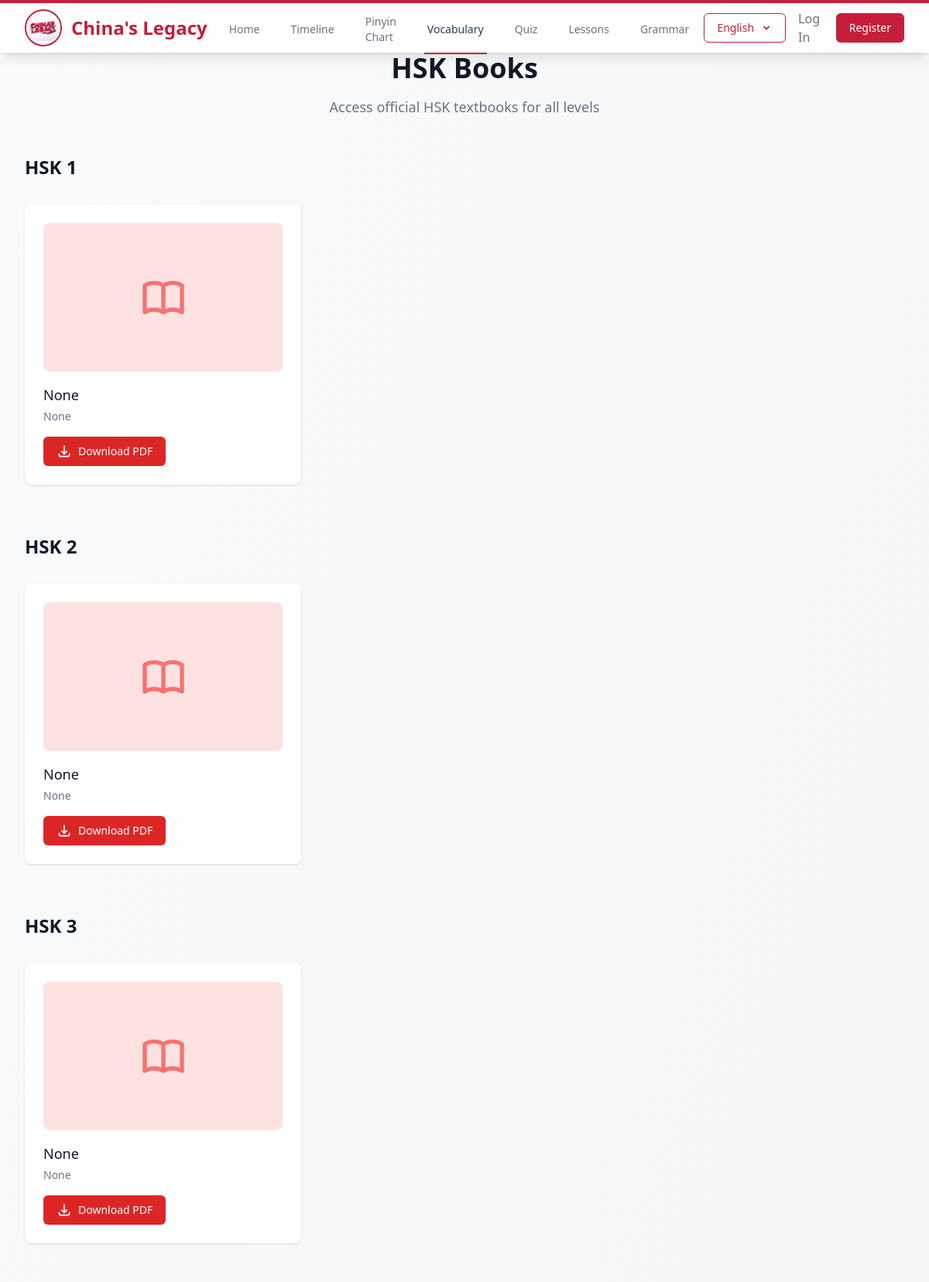
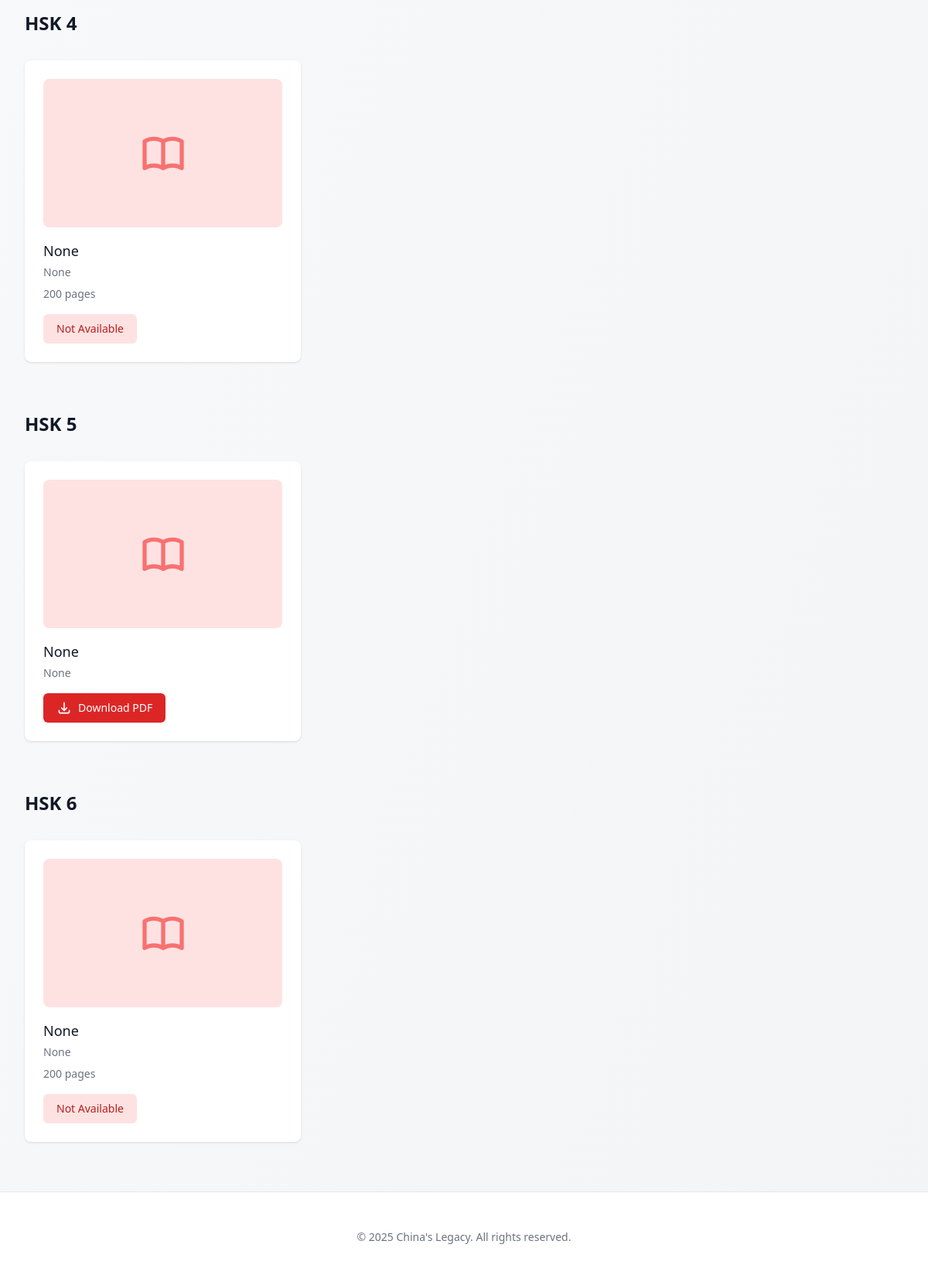
The page /vocab/books/ on the database its author committed (2 pictures, top to bottom).
### mandarin_vocab/models.py (models this page shows, shortened)
class HSKBook(models.Model):
    BOOK_TYPES = [
        ('TB', 'Textbook'),
        ('TBA', 'Textbook A'),
        ('TBB', 'Textbook B'),
        ('WB', 'Workbook'),
    ]
    title_en = models.CharField(max_length=200, help_text='English title', null=True, blank=True)
    title_zh = models.CharField(max_length=200, help_text='Chinese title', null=True, blank=True)
    hsk_level = models.IntegerField(choices=VocabularyWord.HSK_LEVELS, validators=[MinValueValidator(1), MaxValueValidator(6)])
    book_type = models.CharField(max_length=3, choices=BOOK_TYPES)
    file = models.FileField(upload_to='books/')
    cover_image = models.ImageField(upload_to='book_covers/', null=True, blank=True)
    description_en = models.TextField(blank=True, help_text='English description', null=True)
    description_zh = models.TextField(blank=True, help_text='Chinese description', null=True)
    page_count = models.IntegerField(default=0)
    created_at = models.DateTimeField(auto_now_add=True)
    updated_at = models.DateTimeField(auto_now=True)
    class Meta:
        ordering = ['hsk_level', 'book_type']
        verbose_name = 'HSK Book'
        verbose_name_plural = 'HSK Books'
        unique_together = ['hsk_level', 'book_type']
    @property
    def title(self):
        from django.utils.translation import get_language
        return self.title_zh if get_language() == 'zh' else self.title_en
    @property
    def description(self):
        from django.utils.translation import get_language
        return self.description_zh if get_language() == 'zh' else self.description_en
    @property
    def file_url(self):
        return self.file.url if self.file else None
    @property
    def cover_url(self):
        return self.cover_image.url if self.cover_image else None

### mandarin_vocab/views.py (the view)
# urls.py: path('books/', views.books, name='books'),
def books(request):
    books = HSKBook.objects.all().order_by('hsk_level', 'book_type')
    return render(request, 'mandarin_vocab/books.html', {
        'books': books
    })

### templates/mandarin_vocab/books.html (shortened to what this page needs)
{% extends 'base.html' %}
{% load translation_tags %}
{% block content %}
<div class="max-w-7xl mx-auto px-4 sm:px-6 lg:px-8">
    <div class="text-center">
        <h1 class="text-3xl font-extrabold text-gray-900 sm:text-4xl">{% trans 'hsk_books' %}</h1>
        <p class="mt-4 text-lg text-gray-500">{% trans 'hsk_books_description' %}</p>
    </div>
    {% regroup books by hsk_level as level_list %}
    <div class="mt-12">
        {% for level in level_list %}
        <div class="mb-16">
            <h2 class="text-2xl font-bold text-gray-900 mb-8">HSK {{ level.grouper }}</h2>
            <div class="grid grid-cols-1 gap-8 sm:grid-cols-2 lg:grid-cols-3">
                {% for book in level.list %}
                <div class="bg-white overflow-hidden shadow rounded-lg hover:shadow-lg transition-shadow duration-300">
                    <div class="p-6">
                        {% if book.cover_url %}
                        <img src="{{ book.cover_url }}" alt="{{ book.title }} cover" class="w-full h-48 object-cover rounded-lg mb-4">
                        {% else %}
                        <div class="w-full h-48 bg-red-100 rounded-lg mb-4 flex items-center justify-center">
                        </div>
                        {% endif %}
                        <h3 class="text-lg font-medium text-gray-900">{{ book.title }}</h3>
                        <p class="mt-1 text-sm text-gray-500">{{ book.description }}</p>
                        {% if book.page_count %}
                        <p class="mt-2 text-sm text-gray-500">{{ book.page_count }} pages</p>
                        {% endif %}
                        <div class="mt-4">
                            {% if book.file_url %}
                            <a href="{{ book.file_url }}" target="_blank" class="inline-flex items-center px-4 py-2 border border-transparent text-sm font-medium rounded-md text-white bg-red-600 hover:bg-red-700">
                                <svg class="mr-2 h-5 w-5" fill="none" stroke="currentColor" viewBox="0 0 24 24">
                                    <path stroke-linecap="round" stroke-linejoin="round" stroke-width="2" d="M4 16v1a3 3 0 003 3h10a3 3 0 003-3v-1m-4-4l-4 4m0 0l-4-4m4 4V4"/>
                                </svg>
                                Download PDF
                            </a>
                            {% else %}
                            <span class="inline-flex items-center px-4 py-2 border border-transparent text-sm font-medium rounded-md text-red-700 bg-red-100">
                                Not Available
                            </span>
                            {% endif %}
                        </div>
                    </div>
                </div>
                {% endfor %}
            </div>
        </div>
        {% endfor %}
    </div>
</div>
{% endblock %}

### rows shown on the page
HSKBook: title "None", description "None"
HSKBook: title "None", description "None"
HSKBook: title "None", description "None"
HSKBook: title "None", description "None", page_count "200", file "Not Available"
HSKBook: title "None", description "None"
HSKBook: title "None", description "None", page_count "200", file "Not Available"

### other values the page prints
{{ level.grouper }} "1" "2" "3" "4" "5" "6"
